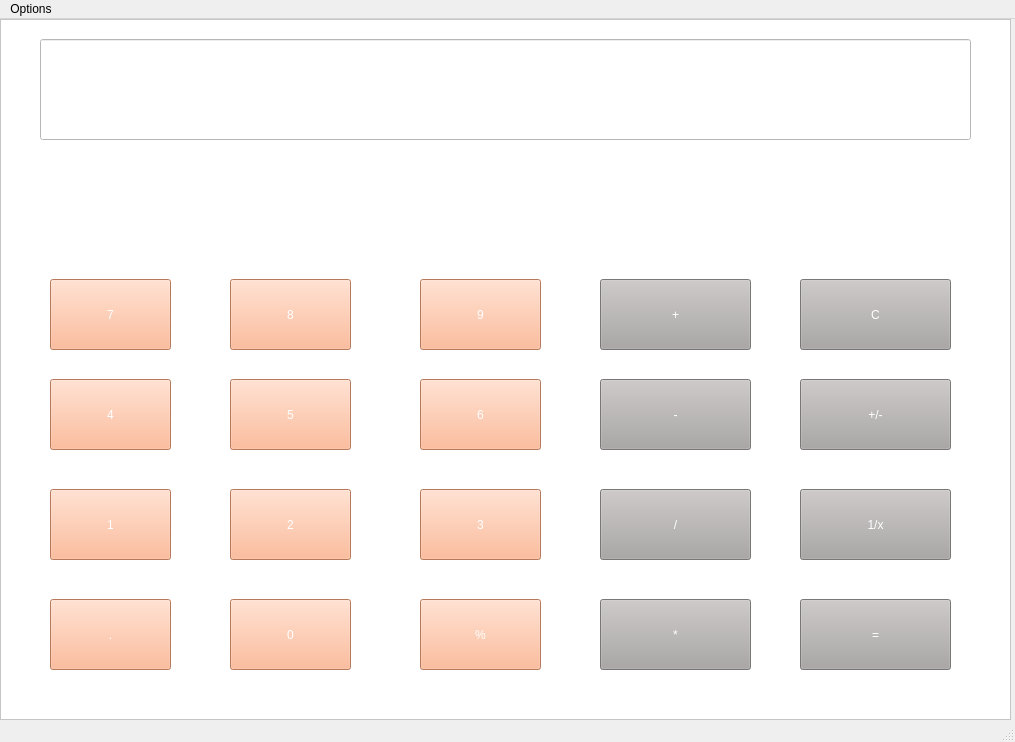
<?xml version="1.0" encoding="UTF-8"?>
<ui version="4.0">
 <class>MainWindow</class>
 <widget class="QMainWindow" name="MainWindow">
  <property name="geometry">
   <rect>
    <x>0</x>
    <y>0</y>
    <width>1015</width>
    <height>742</height>
   </rect>
  </property>
  <property name="windowTitle">
   <string>MainWindow</string>
  </property>
  <widget class="QWidget" name="centralwidget">
   <widget class="QPushButton" name="pushButton_3">
    <property name="geometry">
     <rect>
      <x>500</x>
      <y>520</y>
      <width>121</width>
      <height>91</height>
     </rect>
    </property>
    <property name="styleSheet">
     <string notr="true">font: 18pt &quot;MS Shell Dlg 2&quot;;
color: rgb(255, 255, 255);
background-color: rgb(255, 85, 0);</string>
    </property>
    <property name="text">
     <string>/</string>
    </property>
   </widget>
   <widget class="QLineEdit" name="lineEdit">
    <property name="geometry">
     <rect>
      <x>570</x>
      <y>170</y>
      <width>421</width>
      <height>91</height>
     </rect>
    </property>
    <property name="styleSheet">
     <string notr="true">font: 16pt &quot;MS Shell Dlg 2&quot;;</string>
    </property>
    <property name="text">
     <string/>
    </property>
   </widget>
   <widget class="QLineEdit" name="lineEdit_2">
    <property name="geometry">
     <rect>
      <x>570</x>
      <y>330</y>
      <width>421</width>
      <height>91</height>
     </rect>
    </property>
    <property name="styleSheet">
     <string notr="true">font: 16pt &quot;MS Shell Dlg 2&quot;;</string>
    </property>
    <property name="text">
     <string/>
    </property>
   </widget>
   <widget class="QLabel" name="label_2">
    <property name="geometry">
     <rect>
      <x>60</x>
      <y>180</y>
      <width>451</width>
      <height>71</height>
     </rect>
    </property>
    <property name="styleSheet">
     <string notr="true">font: 18pt &quot;MS Shell Dlg 2&quot;;</string>
    </property>
    <property name="text">
     <string>Enter first number</string>
    </property>
   </widget>
   <widget class="QPushButton" name="pushButton_4">
    <property name="geometry">
     <rect>
      <x>700</x>
      <y>520</y>
      <width>121</width>
      <height>91</height>
     </rect>
    </property>
    <property name="styleSheet">
     <string notr="true">font: 18pt &quot;MS Shell Dlg 2&quot;;
color: rgb(255, 255, 255);
background-color: rgb(255, 85, 0);</string>
    </property>
    <property name="text">
     <string>*</string>
    </property>
   </widget>
   <widget class="QLabel" name="label_3">
    <property name="geometry">
     <rect>
      <x>60</x>
      <y>340</y>
      <width>451</width>
      <height>71</height>
     </rect>
    </property>
    <property name="styleSheet">
     <string notr="true">font: 18pt &quot;MS Shell Dlg 2&quot;;</string>
    </property>
    <property name="text">
     <string>Enter second number</string>
    </property>
   </widget>
   <widget class="QPushButton" name="pushButton">
    <property name="geometry">
     <rect>
      <x>120</x>
      <y>520</y>
      <width>121</width>
      <height>91</height>
     </rect>
    </property>
    <property name="styleSheet">
     <string notr="true">font: 18pt &quot;MS Shell Dlg 2&quot;;
color: rgb(255, 255, 255);
background-color: rgb(255, 85, 0);</string>
    </property>
    <property name="text">
     <string>+</string>
    </property>
   </widget>
   <widget class="QPushButton" name="pushButton_2">
    <property name="geometry">
     <rect>
      <x>310</x>
      <y>520</y>
      <width>121</width>
      <height>91</height>
     </rect>
    </property>
    <property name="styleSheet">
     <string notr="true">font: 18pt &quot;MS Shell Dlg 2&quot;;
color: rgb(255, 255, 255);
background-color: rgb(255, 85, 0);</string>
    </property>
    <property name="text">
     <string>-</string>
    </property>
   </widget>
   <widget class="QLabel" name="label">
    <property name="geometry">
     <rect>
      <x>250</x>
      <y>60</y>
      <width>541</width>
      <height>61</height>
     </rect>
    </property>
    <property name="styleSheet">
     <string notr="true">font: 20pt &quot;MS Shell Dlg 2&quot;;</string>
    </property>
    <property name="text">
     <string>Welcome to Basic Calculator</string>
    </property>
   </widget>
   <widget class="QFrame" name="frame">
    <property name="geometry">
     <rect>
      <x>0</x>
      <y>0</y>
      <width>1011</width>
      <height>701</height>
     </rect>
    </property>
    <property name="styleSheet">
     <string notr="true">background-color: rgb(255, 255, 255);</string>
    </property>
    <property name="frameShape">
     <enum>QFrame::StyledPanel</enum>
    </property>
    <property name="frameShadow">
     <enum>QFrame::Raised</enum>
    </property>
    <widget class="QLineEdit" name="lineEdit_3">
     <property name="geometry">
      <rect>
       <x>40</x>
       <y>20</y>
       <width>931</width>
       <height>101</height>
      </rect>
     </property>
     <property name="styleSheet">
      <string notr="true">font: 18pt &quot;MS Shell Dlg 2&quot;;</string>
     </property>
    </widget>
    <widget class="QPushButton" name="pushButton_5">
     <property name="geometry">
      <rect>
       <x>50</x>
       <y>260</y>
       <width>121</width>
       <height>71</height>
      </rect>
     </property>
     <property name="styleSheet">
      <string notr="true">font: 16pt &quot;MS Shell Dlg 2&quot;;
color: rgb(255, 255, 255);
background-color: rgb(255, 170, 127);</string>
     </property>
     <property name="text">
      <string>7</string>
     </property>
    </widget>
    <widget class="QPushButton" name="pushButton_6">
     <property name="geometry">
      <rect>
       <x>230</x>
       <y>260</y>
       <width>121</width>
       <height>71</height>
      </rect>
     </property>
     <property name="styleSheet">
      <string notr="true">font: 16pt &quot;MS Shell Dlg 2&quot;;
color: rgb(255, 255, 255);
background-color: rgb(255, 170, 127);</string>
     </property>
     <property name="text">
      <string>8</string>
     </property>
    </widget>
    <widget class="QPushButton" name="pushButton_7">
     <property name="geometry">
      <rect>
       <x>420</x>
       <y>260</y>
       <width>121</width>
       <height>71</height>
      </rect>
     </property>
     <property name="styleSheet">
      <string notr="true">font: 16pt &quot;MS Shell Dlg 2&quot;;
color: rgb(255, 255, 255);
background-color: rgb(255, 170, 127);</string>
     </property>
     <property name="text">
      <string>9</string>
     </property>
    </widget>
    <widget class="QPushButton" name="pushButton_8">
     <property name="geometry">
      <rect>
       <x>420</x>
       <y>360</y>
       <width>121</width>
       <height>71</height>
      </rect>
     </property>
     <property name="styleSheet">
      <string notr="true">font: 16pt &quot;MS Shell Dlg 2&quot;;
color: rgb(255, 255, 255);
background-color: rgb(255, 170, 127);</string>
     </property>
     <property name="text">
      <string>6</string>
     </property>
    </widget>
    <widget class="QPushButton" name="pushButton_9">
     <property name="geometry">
      <rect>
       <x>230</x>
       <y>360</y>
       <width>121</width>
       <height>71</height>
      </rect>
     </property>
     <property name="styleSheet">
      <string notr="true">font: 16pt &quot;MS Shell Dlg 2&quot;;
color: rgb(255, 255, 255);
background-color: rgb(255, 170, 127);</string>
     </property>
     <property name="text">
      <string>5</string>
     </property>
    </widget>
    <widget class="QPushButton" name="pushButton_10">
     <property name="geometry">
      <rect>
       <x>50</x>
       <y>360</y>
       <width>121</width>
       <height>71</height>
      </rect>
     </property>
     <property name="styleSheet">
      <string notr="true">font: 16pt &quot;MS Shell Dlg 2&quot;;
color: rgb(255, 255, 255);
background-color: rgb(255, 170, 127);</string>
     </property>
     <property name="text">
      <string>4</string>
     </property>
    </widget>
    <widget class="QPushButton" name="pushButton_11">
     <property name="geometry">
      <rect>
       <x>420</x>
       <y>470</y>
       <width>121</width>
       <height>71</height>
      </rect>
     </property>
     <property name="styleSheet">
      <string notr="true">font: 16pt &quot;MS Shell Dlg 2&quot;;
color: rgb(255, 255, 255);
background-color: rgb(255, 170, 127);</string>
     </property>
     <property name="text">
      <string>3</string>
     </property>
    </widget>
    <widget class="QPushButton" name="pushButton_12">
     <property name="geometry">
      <rect>
       <x>230</x>
       <y>470</y>
       <width>121</width>
       <height>71</height>
      </rect>
     </property>
     <property name="styleSheet">
      <string notr="true">font: 16pt &quot;MS Shell Dlg 2&quot;;
color: rgb(255, 255, 255);
background-color: rgb(255, 170, 127);</string>
     </property>
     <property name="text">
      <string>2</string>
     </property>
    </widget>
    <widget class="QPushButton" name="pushButton_13">
     <property name="geometry">
      <rect>
       <x>50</x>
       <y>470</y>
       <width>121</width>
       <height>71</height>
      </rect>
     </property>
     <property name="styleSheet">
      <string notr="true">font: 16pt &quot;MS Shell Dlg 2&quot;;
color: rgb(255, 255, 255);
background-color: rgb(255, 170, 127);</string>
     </property>
     <property name="text">
      <string>1</string>
     </property>
    </widget>
    <widget class="QPushButton" name="pushButton_14">
     <property name="geometry">
      <rect>
       <x>420</x>
       <y>580</y>
       <width>121</width>
       <height>71</height>
      </rect>
     </property>
     <property name="styleSheet">
      <string notr="true">font: 16pt &quot;MS Shell Dlg 2&quot;;
color: rgb(255, 255, 255);
background-color: rgb(255, 170, 127);</string>
     </property>
     <property name="text">
      <string>%</string>
     </property>
    </widget>
    <widget class="QPushButton" name="pushButton_15">
     <property name="geometry">
      <rect>
       <x>230</x>
       <y>580</y>
       <width>121</width>
       <height>71</height>
      </rect>
     </property>
     <property name="styleSheet">
      <string notr="true">font: 16pt &quot;MS Shell Dlg 2&quot;;
color: rgb(255, 255, 255);
background-color: rgb(255, 170, 127);</string>
     </property>
     <property name="text">
      <string>0</string>
     </property>
    </widget>
    <widget class="QPushButton" name="pushButton_16">
     <property name="geometry">
      <rect>
       <x>50</x>
       <y>580</y>
       <width>121</width>
       <height>71</height>
      </rect>
     </property>
     <property name="styleSheet">
      <string notr="true">font: 16pt &quot;MS Shell Dlg 2&quot;;
color: rgb(255, 255, 255);
background-color: rgb(255, 170, 127);</string>
     </property>
     <property name="text">
      <string>.</string>
     </property>
    </widget>
    <widget class="QPushButton" name="pushButton_17">
     <property name="geometry">
      <rect>
       <x>600</x>
       <y>260</y>
       <width>151</width>
       <height>71</height>
      </rect>
     </property>
     <property name="styleSheet">
      <string notr="true">font: 16pt &quot;MS Shell Dlg 2&quot;;
color: rgb(255, 255, 255);
background-color: rgb(170, 165, 165);</string>
     </property>
     <property name="text">
      <string>+</string>
     </property>
    </widget>
    <widget class="QPushButton" name="pushButton_18">
     <property name="geometry">
      <rect>
       <x>600</x>
       <y>360</y>
       <width>151</width>
       <height>71</height>
      </rect>
     </property>
     <property name="styleSheet">
      <string notr="true">font: 16pt &quot;MS Shell Dlg 2&quot;;
color: rgb(255, 255, 255);
background-color: rgb(170, 165, 165);</string>
     </property>
     <property name="text">
      <string>-</string>
     </property>
    </widget>
    <widget class="QPushButton" name="pushButton_19">
     <property name="geometry">
      <rect>
       <x>600</x>
       <y>470</y>
       <width>151</width>
       <height>71</height>
      </rect>
     </property>
     <property name="styleSheet">
      <string notr="true">font: 16pt &quot;MS Shell Dlg 2&quot;;
color: rgb(255, 255, 255);
background-color: rgb(170, 165, 165);</string>
     </property>
     <property name="text">
      <string>/</string>
     </property>
    </widget>
    <widget class="QPushButton" name="pushButton_20">
     <property name="geometry">
      <rect>
       <x>600</x>
       <y>580</y>
       <width>151</width>
       <height>71</height>
      </rect>
     </property>
     <property name="styleSheet">
      <string notr="true">font: 16pt &quot;MS Shell Dlg 2&quot;;
color: rgb(255, 255, 255);
background-color: rgb(170, 165, 165);</string>
     </property>
     <property name="text">
      <string>*</string>
     </property>
    </widget>
    <widget class="QPushButton" name="pushButton_21">
     <property name="geometry">
      <rect>
       <x>800</x>
       <y>580</y>
       <width>151</width>
       <height>71</height>
      </rect>
     </property>
     <property name="styleSheet">
      <string notr="true">font: 16pt &quot;MS Shell Dlg 2&quot;;
color: rgb(255, 255, 255);
background-color: rgb(170, 165, 165);</string>
     </property>
     <property name="text">
      <string>=</string>
     </property>
    </widget>
    <widget class="QPushButton" name="pushButton_22">
     <property name="geometry">
      <rect>
       <x>800</x>
       <y>360</y>
       <width>151</width>
       <height>71</height>
      </rect>
     </property>
     <property name="styleSheet">
      <string notr="true">font: 16pt &quot;MS Shell Dlg 2&quot;;
color: rgb(255, 255, 255);
background-color: rgb(170, 165, 165);</string>
     </property>
     <property name="text">
      <string>+/-</string>
     </property>
    </widget>
    <widget class="QPushButton" name="pushButton_23">
     <property name="geometry">
      <rect>
       <x>800</x>
       <y>470</y>
       <width>151</width>
       <height>71</height>
      </rect>
     </property>
     <property name="styleSheet">
      <string notr="true">font: 16pt &quot;MS Shell Dlg 2&quot;;
color: rgb(255, 255, 255);
background-color: rgb(170, 165, 165);</string>
     </property>
     <property name="text">
      <string>1/x</string>
     </property>
    </widget>
    <widget class="QPushButton" name="pushButton_24">
     <property name="geometry">
      <rect>
       <x>800</x>
       <y>260</y>
       <width>151</width>
       <height>71</height>
      </rect>
     </property>
     <property name="styleSheet">
      <string notr="true">font: 16pt &quot;MS Shell Dlg 2&quot;;
color: rgb(255, 255, 255);
background-color: rgb(170, 165, 165);</string>
     </property>
     <property name="text">
      <string>C</string>
     </property>
    </widget>
   </widget>
  </widget>
  <widget class="QMenuBar" name="menubar">
   <property name="geometry">
    <rect>
     <x>0</x>
     <y>0</y>
     <width>1015</width>
     <height>31</height>
    </rect>
   </property>
   <widget class="QMenu" name="menuOptions">
    <property name="title">
     <string>Options</string>
    </property>
    <addaction name="actionBasic_Calculator"/>
    <addaction name="actionAdvance_Calculator"/>
    <addaction name="actionScientific_Calculator"/>
   </widget>
   <addaction name="menuOptions"/>
  </widget>
  <widget class="QStatusBar" name="statusbar"/>
  <action name="actionBasic_Calculator">
   <property name="text">
    <string>Basic Calculator</string>
   </property>
  </action>
  <action name="actionAdvance_Calculator">
   <property name="text">
    <string>Advance Calculator</string>
   </property>
  </action>
  <action name="actionScientific_Calculator">
   <property name="text">
    <string>Scientific Calculator</string>
   </property>
  </action>
 </widget>
 <resources/>
 <connections/>
</ui>
